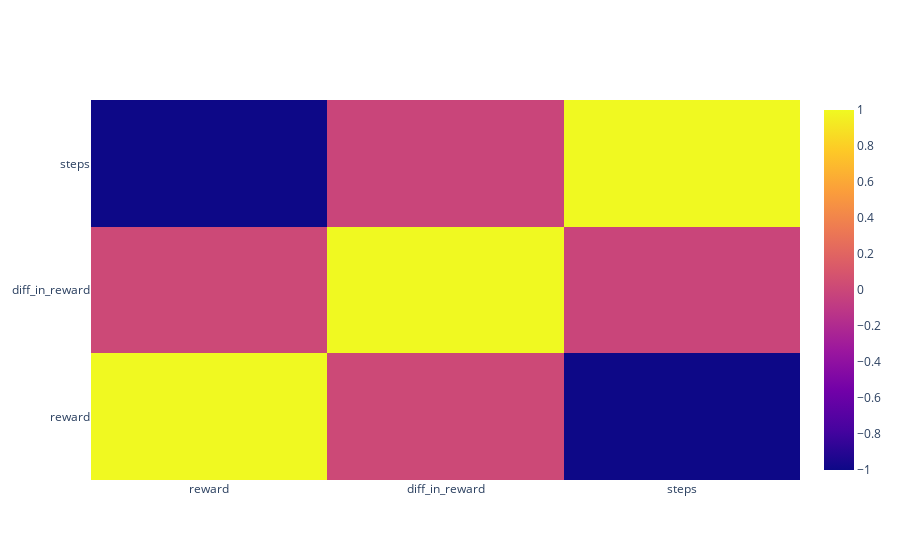

The notebook cell this image was saved under:
### Code cell
fig = go.Figure()
fig.add_trace(
    go.Heatmap(
        x= df_corr.columns,
        y=df_corr.index,
        z = np.array(df_corr),
    )
)
fig.show()

### Figure 1 — Plotly figure (JSON) as saved in the notebook; plotly's stock layout.template omitted (floating-point values rounded to 4 significant figures)
{"data": [{"type": "heatmap", "x": ["reward", "diff_in_reward", "steps"], "y": ["reward", "diff_in_reward", "steps"], "z": [[1.0, 0.01543, -1.0], [0.01543, 1.0, -0.01506], [-1.0, -0.01506, 1]]}], "layout": {}}
